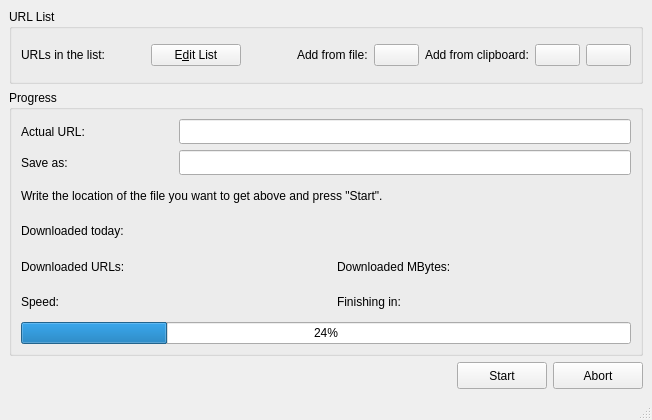
<?xml version="1.0" encoding="UTF-8"?>
<ui version="4.0">
 <class>MainForm</class>
 <widget class="QMainWindow" name="MainForm">
  <property name="geometry">
   <rect>
    <x>0</x>
    <y>0</y>
    <width>652</width>
    <height>420</height>
   </rect>
  </property>
  <property name="minimumSize">
   <size>
    <width>652</width>
    <height>420</height>
   </size>
  </property>
  <property name="windowTitle">
   <string>MainWindow</string>
  </property>
  <widget class="QWidget" name="centralwidget">
   <layout class="QVBoxLayout" name="verticalLayout">
    <item>
     <widget class="QGroupBox" name="groupBox">
      <property name="maximumSize">
       <size>
        <width>16777215</width>
        <height>75</height>
       </size>
      </property>
      <property name="title">
       <string>URL List</string>
      </property>
      <layout class="QHBoxLayout" name="horizontalLayout">
       <item>
        <widget class="QLabel" name="m_urls">
         <property name="text">
          <string>URLs in the list:</string>
         </property>
        </widget>
       </item>
       <item>
        <spacer name="horizontalSpacer">
         <property name="orientation">
          <enum>Qt::Horizontal</enum>
         </property>
         <property name="sizeHint" stdset="0">
          <size>
           <width>62</width>
           <height>20</height>
          </size>
         </property>
        </spacer>
       </item>
       <item>
        <widget class="QPushButton" name="m_getURLList">
         <property name="minimumSize">
          <size>
           <width>90</width>
           <height>0</height>
          </size>
         </property>
         <property name="maximumSize">
          <size>
           <width>90</width>
           <height>16777215</height>
          </size>
         </property>
         <property name="text">
          <string>E&amp;dit List</string>
         </property>
         <property name="icon">
          <iconset resource="../rapid-down.qrc">
           <normaloff>:/data/settings.png</normaloff>:/data/settings.png</iconset>
         </property>
        </widget>
       </item>
       <item>
        <spacer name="horizontalSpacer_3">
         <property name="orientation">
          <enum>Qt::Horizontal</enum>
         </property>
         <property name="sizeHint" stdset="0">
          <size>
           <width>71</width>
           <height>20</height>
          </size>
         </property>
        </spacer>
       </item>
       <item>
        <widget class="QLabel" name="m_urls_2">
         <property name="text">
          <string>Add from file:</string>
         </property>
        </widget>
       </item>
       <item>
        <widget class="QPushButton" name="m_getFromFile">
         <property name="minimumSize">
          <size>
           <width>45</width>
           <height>0</height>
          </size>
         </property>
         <property name="maximumSize">
          <size>
           <width>45</width>
           <height>16777215</height>
          </size>
         </property>
         <property name="text">
          <string/>
         </property>
         <property name="icon">
          <iconset resource="../rapid-down.qrc">
           <normaloff>:/data/fileopen.png</normaloff>:/data/fileopen.png</iconset>
         </property>
        </widget>
       </item>
       <item>
        <widget class="QLabel" name="m_urls_3">
         <property name="text">
          <string>Add from clipboard:</string>
         </property>
        </widget>
       </item>
       <item>
        <widget class="QPushButton" name="m_getFromClipboardFirst">
         <property name="minimumSize">
          <size>
           <width>45</width>
           <height>0</height>
          </size>
         </property>
         <property name="maximumSize">
          <size>
           <width>45</width>
           <height>16777215</height>
          </size>
         </property>
         <property name="statusTip">
          <string>Inserts url at the beginning of the list.</string>
         </property>
         <property name="text">
          <string/>
         </property>
         <property name="icon">
          <iconset resource="../rapid-down.qrc">
           <normaloff>:/data/first.png</normaloff>:/data/first.png</iconset>
         </property>
        </widget>
       </item>
       <item>
        <widget class="QPushButton" name="m_getFromClipboardLast">
         <property name="minimumSize">
          <size>
           <width>45</width>
           <height>0</height>
          </size>
         </property>
         <property name="maximumSize">
          <size>
           <width>45</width>
           <height>16777215</height>
          </size>
         </property>
         <property name="statusTip">
          <string>Inserts url at the end of the list.</string>
         </property>
         <property name="text">
          <string/>
         </property>
         <property name="icon">
          <iconset resource="../rapid-down.qrc">
           <normaloff>:/data/last.png</normaloff>:/data/last.png</iconset>
         </property>
        </widget>
       </item>
      </layout>
     </widget>
    </item>
    <item>
     <widget class="QGroupBox" name="progressBox">
      <property name="title">
       <string>Progress</string>
      </property>
      <layout class="QGridLayout" name="gridLayout">
       <item row="0" column="0">
        <widget class="QLabel" name="durlText">
         <property name="minimumSize">
          <size>
           <width>100</width>
           <height>25</height>
          </size>
         </property>
         <property name="text">
          <string>Actual URL:</string>
         </property>
        </widget>
       </item>
       <item row="0" column="1" colspan="2">
        <widget class="QLineEdit" name="m_durl">
         <property name="minimumSize">
          <size>
           <width>0</width>
           <height>25</height>
          </size>
         </property>
        </widget>
       </item>
       <item row="1" column="0">
        <widget class="QLabel" name="nameText">
         <property name="minimumSize">
          <size>
           <width>0</width>
           <height>25</height>
          </size>
         </property>
         <property name="text">
          <string>Save as:</string>
         </property>
        </widget>
       </item>
       <item row="1" column="1" colspan="2">
        <widget class="QLineEdit" name="m_name">
         <property name="minimumSize">
          <size>
           <width>0</width>
           <height>25</height>
          </size>
         </property>
         <property name="readOnly">
          <bool>true</bool>
         </property>
        </widget>
       </item>
       <item row="2" column="0" colspan="3">
        <widget class="QLabel" name="progressText">
         <property name="minimumSize">
          <size>
           <width>0</width>
           <height>25</height>
          </size>
         </property>
         <property name="text">
          <string>Write the location of the file you want to get above and press &quot;Start&quot;.</string>
         </property>
        </widget>
       </item>
       <item row="3" column="0" colspan="2">
        <widget class="QLabel" name="m_downloadedToday">
         <property name="minimumSize">
          <size>
           <width>310</width>
           <height>25</height>
          </size>
         </property>
         <property name="text">
          <string>Downloaded today:</string>
         </property>
        </widget>
       </item>
       <item row="3" column="2">
        <widget class="QLabel" name="m_downloadedURLs_3">
         <property name="minimumSize">
          <size>
           <width>300</width>
           <height>25</height>
          </size>
         </property>
         <property name="text">
          <string/>
         </property>
        </widget>
       </item>
       <item row="4" column="0" colspan="2">
        <widget class="QLabel" name="m_downloadedURLs">
         <property name="minimumSize">
          <size>
           <width>310</width>
           <height>25</height>
          </size>
         </property>
         <property name="text">
          <string>Downloaded URLs:</string>
         </property>
        </widget>
       </item>
       <item row="4" column="2">
        <widget class="QLabel" name="m_downloadedMB">
         <property name="minimumSize">
          <size>
           <width>300</width>
           <height>25</height>
          </size>
         </property>
         <property name="text">
          <string>Downloaded MBytes:</string>
         </property>
        </widget>
       </item>
       <item row="5" column="0" colspan="2">
        <widget class="QLabel" name="m_speed">
         <property name="minimumSize">
          <size>
           <width>310</width>
           <height>25</height>
          </size>
         </property>
         <property name="text">
          <string>Speed:</string>
         </property>
        </widget>
       </item>
       <item row="5" column="2">
        <widget class="QLabel" name="m_eta">
         <property name="minimumSize">
          <size>
           <width>300</width>
           <height>25</height>
          </size>
         </property>
         <property name="text">
          <string>Finishing in:</string>
         </property>
        </widget>
       </item>
       <item row="6" column="0" colspan="3">
        <widget class="QProgressBar" name="progressBar">
         <property name="value">
          <number>24</number>
         </property>
         <property name="textDirection">
          <enum>QProgressBar::TopToBottom</enum>
         </property>
        </widget>
       </item>
      </layout>
     </widget>
    </item>
    <item>
     <layout class="QHBoxLayout" name="horizontalLayout_2">
      <item>
       <spacer name="horizontalSpacer_2">
        <property name="orientation">
         <enum>Qt::Horizontal</enum>
        </property>
        <property name="sizeHint" stdset="0">
         <size>
          <width>418</width>
          <height>20</height>
         </size>
        </property>
       </spacer>
      </item>
      <item>
       <widget class="QPushButton" name="m_startDown">
        <property name="minimumSize">
         <size>
          <width>90</width>
          <height>27</height>
         </size>
        </property>
        <property name="maximumSize">
         <size>
          <width>90</width>
          <height>27</height>
         </size>
        </property>
        <property name="text">
         <string>Start</string>
        </property>
        <property name="icon">
         <iconset resource="../rapid-down.qrc">
          <normaloff>:/data/start.png</normaloff>:/data/start.png</iconset>
        </property>
       </widget>
      </item>
      <item>
       <widget class="QPushButton" name="m_abortDown">
        <property name="minimumSize">
         <size>
          <width>90</width>
          <height>27</height>
         </size>
        </property>
        <property name="maximumSize">
         <size>
          <width>90</width>
          <height>27</height>
         </size>
        </property>
        <property name="text">
         <string>Abort</string>
        </property>
        <property name="icon">
         <iconset resource="../rapid-down.qrc">
          <normaloff>:/data/stop.png</normaloff>:/data/stop.png</iconset>
        </property>
       </widget>
      </item>
     </layout>
    </item>
   </layout>
  </widget>
  <widget class="QMenuBar" name="menubar">
   <property name="geometry">
    <rect>
     <x>0</x>
     <y>0</y>
     <width>652</width>
     <height>20</height>
    </rect>
   </property>
  </widget>
  <widget class="QStatusBar" name="statusbar"/>
  <action name="actionExit">
   <property name="text">
    <string>Exit</string>
   </property>
  </action>
  <action name="actionPreferences">
   <property name="text">
    <string>Preferences</string>
   </property>
  </action>
  <action name="actionAbout">
   <property name="text">
    <string>About</string>
   </property>
  </action>
  <action name="actionAbout_QT">
   <property name="text">
    <string>About QT</string>
   </property>
  </action>
 </widget>
 <resources>
  <include location="../rapid-down.qrc"/>
 </resources>
 <connections/>
</ui>
